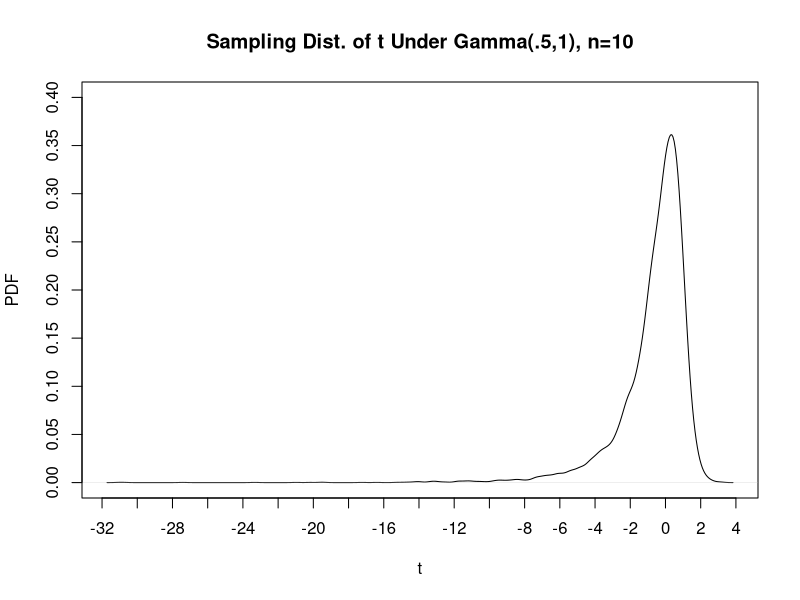

Reproduce this figure in R.
  r=10000
  d <- .5
  n <- 10
  df <- n-1
  x <- matrix(0,n,r)
   xb <- rep(0,r)
   s  <- rep(0,r)
   t  <- rep(0,r)
   lt <- rep(0,r)


  for (i in 1:r) {
 
        x[,i] <- rgamma(n,d,1) 
 
        xb[i] <- mean(x[,i]) 
        s[i] <- sqrt(var(x[,i]))
        t[i] <- (xb[i]-d)*sqrt(n)/s[i]}
        t <- sort(t)
        x <- sort(x)
        ll<- t[250]
        ul<- t[9750]

  #postscript("simt_skewed30.ps",height=7,horizontal=F)

         par(lab=c(20,10,4))
          plot(density(t,window="g",width="nrd"),type="l",xlab="t",ylab="PDF",
          main="Sampling Dist. of t Under Gamma(.5,1), n=10",ylim=c(0,.4),cex=.5)

#graphics.off()
